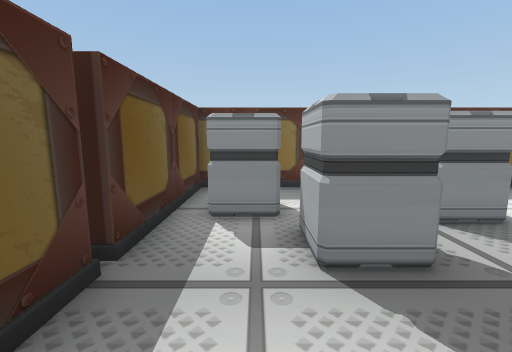
View 1 (above)

18 first-person views from a walk through a 3-D level made in the Unity game engine. The camera is 1.5 m above the floor, tilts 8° down and sees 90° across. Doors are open. The floor is counted in squares, 1 m on a side. Each view is taken from the middle of a square. On the plan, view 1 faces up. The plan holds only what a view shows up to about 13 squares ahead; the rest is blank. The place goes on beyond the plan. The player character is not drawn.

View 2
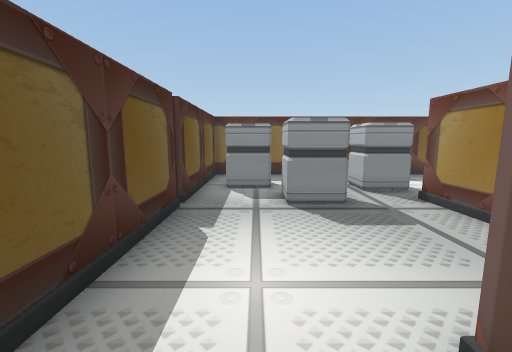

View 3
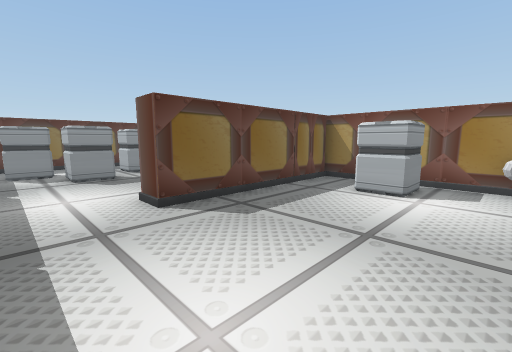

View 4
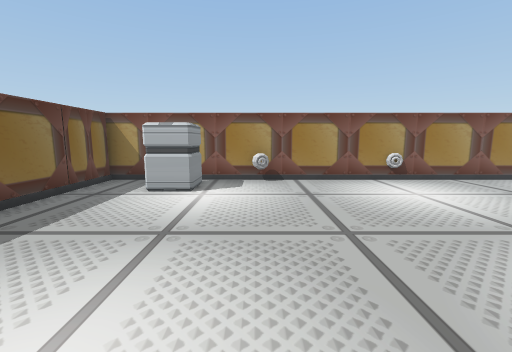

View 5
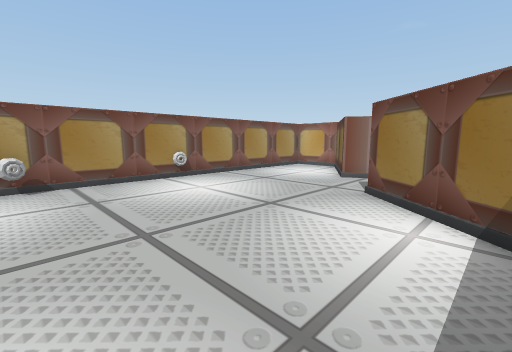

View 6
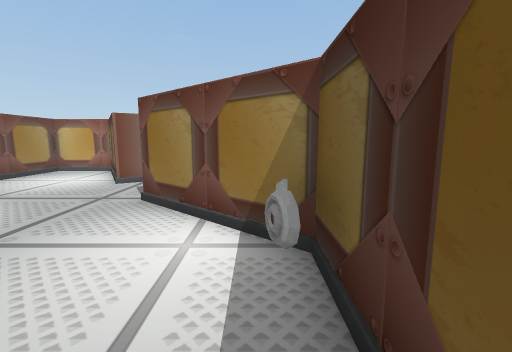

View 7
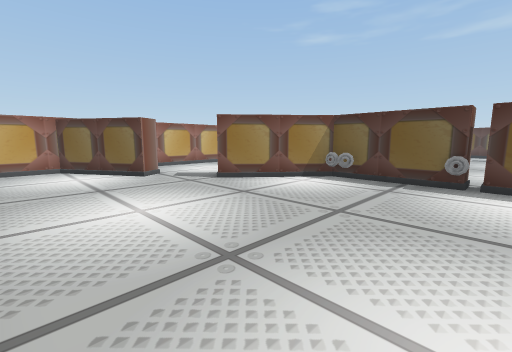

View 8
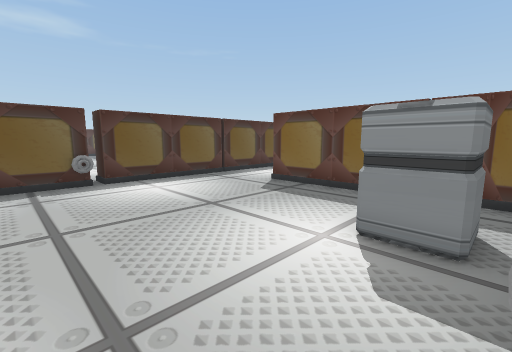

View 9
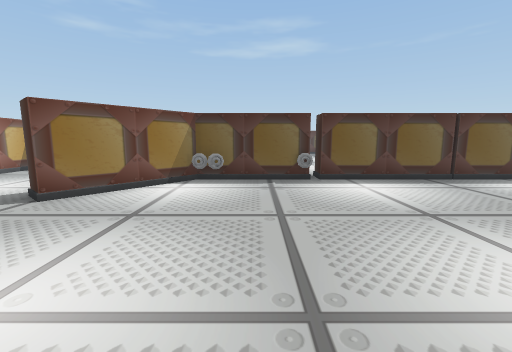

View 10
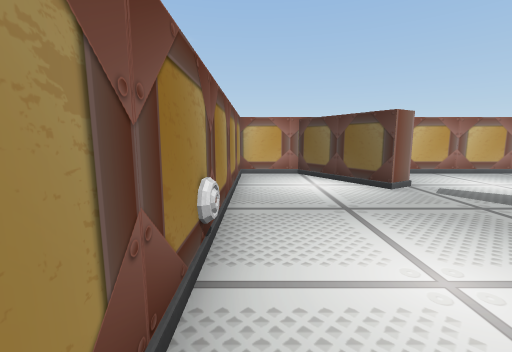

View 11
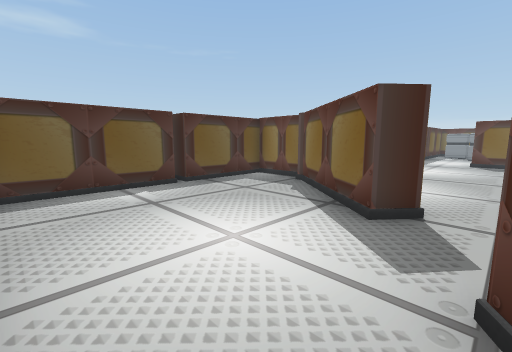

View 12
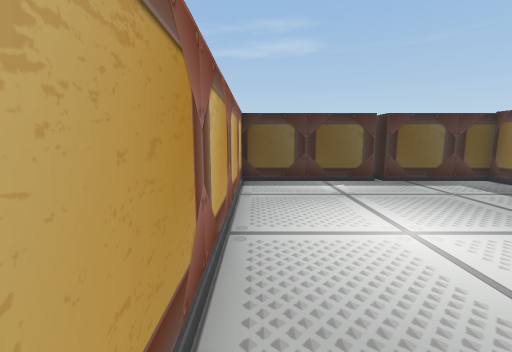

View 13
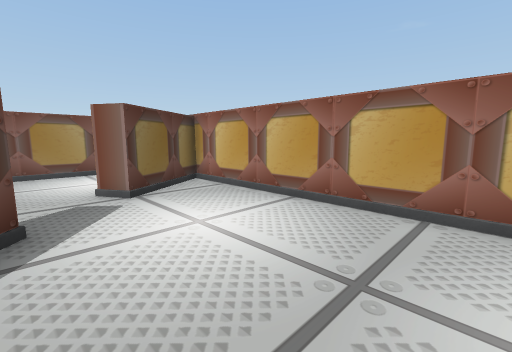

View 14
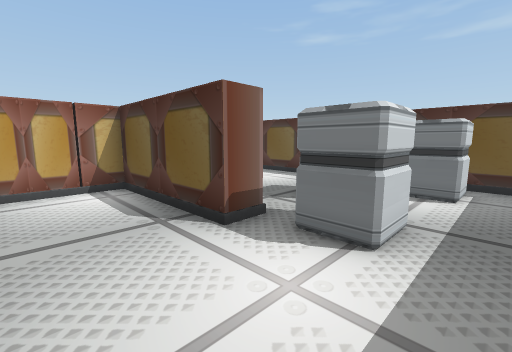

View 15
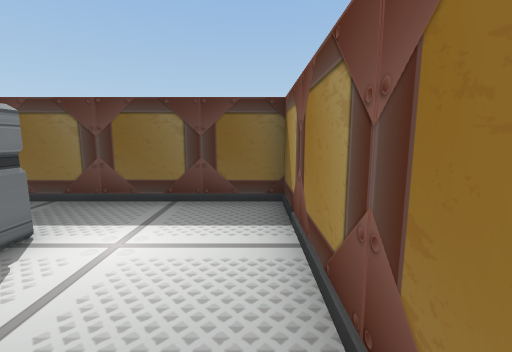

View 16
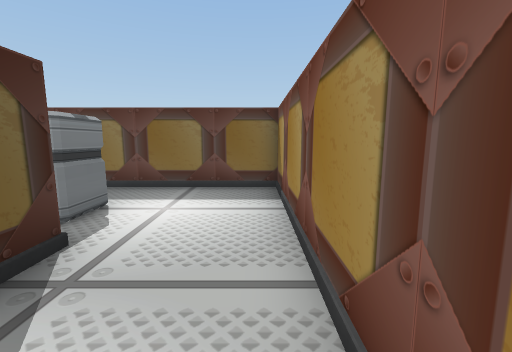

View 17
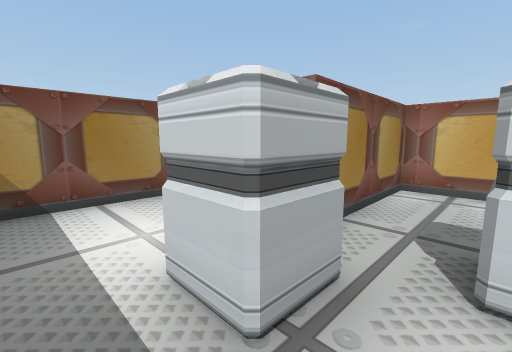

View 18
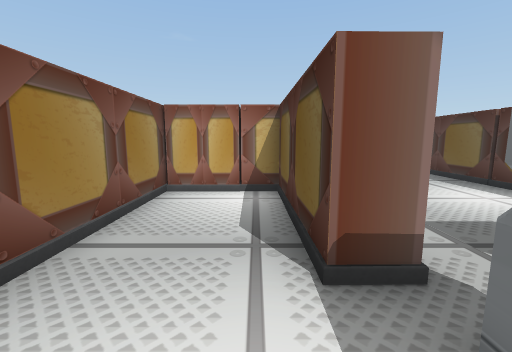

### Floor plan
Ten units are one square. View 1 is at (0, 0); x grows to the right and y downward. Boxes are objects, and circles mark ways between rooms. Rooms are numbered by the first view taken in them; rooms with no view inside come last. Other rooms are left out.
<svg viewBox="-59 -87 159 307">
<path fill="none" stroke="#000" d="M21 15 43 15 43 -35 53 -35 53 15 86 15M-18 -28 -18 21M87 18 87 -82 -18 -82 -18 -31M-18 84 -18 123 18 153M87 39 87 25 14 25M38 178 61 215 87 215 87 59M-18 21 -18 75 -29 75M12 161 -25 129M-54 166 -54 215 49 215 30 183M-31 124 -54 124 -54 162"/>
<rect x="-15" y="-65" width="20" height="20" fill="#bbb"><title>other object</title></rect>
<rect x="5" y="-45" width="20" height="20" fill="#bbb"><title>other object</title></rect>
<rect x="25" y="-65" width="20" height="20" fill="#bbb"><title>other object</title></rect>
<rect x="-25" y="75" width="10" height="10" fill="#bbb"><title>other object</title></rect>
<rect x="-15" y="115" width="10" height="10" fill="#bbb"><title>other object</title></rect>
<rect x="55" y="45" width="30" height="20" fill="#bbb"><title>other object</title></rect>
<rect x="75" y="75" width="10" height="10" fill="#bbb"><title>other object</title></rect>
<rect x="85" y="125" width="10" height="10" fill="#bbb"><title>other object</title></rect>
<circle cx="0" cy="20" r="3" fill="#2a7"/>
<circle cx="25" cy="170" r="3" fill="#2a7"/>
<text x="30" y="-30">1</text>
<text x="40" y="100">2</text>
<text x="-10" y="180">3</text>
</svg>
Room 1 opens to room 2. Room 2 opens to room 3.

Where each view was taken, in squares from view 1:
view 1: 0 up, 0 right, facing up
view 2: 3 down, 0 right, facing up
view 3: 8 down, 1 left, facing up-right
view 4: 8 down, 1 left, facing right
view 5: 8 down, 1 left, facing down-right
view 6: 9 down, 1 left, facing down
view 7: 7 down, 8 right, facing down-left
view 8: 10 down, 8 right, facing up-left
view 9: 10 down, 8 right, facing left
view 10: 10 down, 8 right, facing down
view 11: 21 down, 3 right, facing up-left
view 12: 21 down, 4 right, facing left
view 13: 16 down, 4 left, facing down-right
view 14: 7 up, 8 right, facing down-left
view 15: 2 up, 8 right, facing up
view 16: 0 up, 8 right, facing up
view 17: 7 up, 2 right, facing down-right
view 18: 6 up, 6 right, facing down
